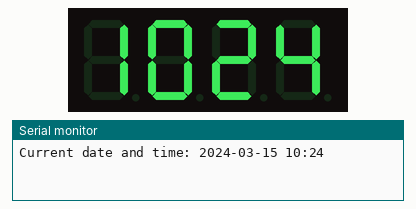
This sketch was run on a simulated Arduino MKR. On the bench: 4-digit seven-segment display, the last lines printed to the serial monitor. WiFi joins after 1.5 s; servers stay silent unless stated; not simulated (calls return 0 or success): arduino_secrets.h.

Above: at 3.1 s.
At 90.2 s:
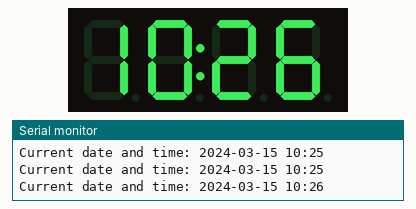

The sketch:

bttf.ino
```cpp
#include "arduino_secrets.h"
#include <TM1637.h>
#include "thingProperties.h"

// Define connections for TM1637
#define CLK 2
#define DIO 3

TM1637 tm(CLK, DIO);

void setup() {
  // Initialize serial and wait for port to open:
  Serial.begin(9600);
  // This delay gives the chance to wait for a Serial Monitor without blocking if none is found
  delay(1500);

  // Defined in thingProperties.h
  initProperties();

  // Connect to Arduino IoT Cloud
  ArduinoCloud.begin(ArduinoIoTPreferredConnection);

  /*
     The following function allows you to obtain more information
     related to the state of network and IoT Cloud connection and errors
     the higher number the more granular information you’ll get.
     The default is 0 (only errors).
     Maximum is 4
 */
  setDebugMessageLevel(2);
  ArduinoCloud.printDebugInfo();

    // Initialize the display
  tm.init();

  // brightness, between 1 and 7
  tm.set(1);
}

DateTime getCurrentDateTime(unsigned long currentTime) {
  DateTime dateTime;

  // Convert to hour and minute
  dateTime.hour = (currentTime % 86400L) / 3600;
  dateTime.minute = (currentTime % 3600) / 60;

  // Convert to day and month
  int daysSinceEpoch = currentTime / 86400L;
  dateTime.year = 1970;
  while (daysSinceEpoch >= 365) {
    if ((dateTime.year % 4 == 0 && dateTime.year % 100 != 0) || (dateTime.year % 400 == 0)) {
      if (daysSinceEpoch >= 366) {
        daysSinceEpoch -= 366;
        dateTime.year++;
      }
    } else {
      daysSinceEpoch -= 365;
      dateTime.year++;
    }
  }
  dateTime.month = 0;
  int daysInMonth[] = {31, 28, 31, 30, 31, 30, 31, 31, 30, 31, 30, 31};
  if ((dateTime.year % 4 == 0 && dateTime.year % 100 != 0) || (dateTime.year % 400 == 0)) {
    daysInMonth[1] = 29;
  }
  while (daysSinceEpoch >= daysInMonth[dateTime.month]) {
    daysSinceEpoch -= daysInMonth[dateTime.month];
    dateTime.month++;
  }
  dateTime.day = daysSinceEpoch + 1;

  return dateTime;
}

void loop() {
  ArduinoCloud.update();

  if (!ArduinoCloud.connected()) {
    Serial.println("Internet is not connected");
    delay(10000);
  } else {
    // Get the current time
    unsigned long currentTime = ArduinoCloud.getLocalTime();

    // Get the current date and time
    DateTime dateTime = getCurrentDateTime(currentTime);

    // Print the current date and time
    Serial.print("Current date and time: ");
    Serial.print(dateTime.year);
    Serial.print("-");
    if (dateTime.month + 1 < 10) {
      Serial.print("0");
    }
    Serial.print(dateTime.month + 1);
    Serial.print("-");
    if (dateTime.day < 10) {
      Serial.print("0");
    }
    Serial.print(dateTime.day);
    Serial.print(" ");
    Serial.print(dateTime.hour);
    Serial.print(":");
    if (dateTime.minute < 10) {
      Serial.print("0");
    }
    Serial.println(dateTime.minute);

    // Display the hour and minute on the TM1637
    tm.display(0, dateTime.hour / 10);
    tm.display(1, dateTime.hour % 10);
    tm.display(2, dateTime.minute / 10);
    tm.display(3, dateTime.minute % 10);
    tm.point(true); // Display the colon

    delay(1000);
  }
}
```

thingProperties.h
```cpp
// Code generated by Arduino IoT Cloud, DO NOT EDIT.

#include <ArduinoIoTCloud.h>
#include <Arduino_ConnectionHandler.h>

const char SSID[]     = SECRET_SSID;    // Network SSID (name)
const char PASS[]     = SECRET_OPTIONAL_PASS;    // Network password (use for WPA, or use as key for WEP)

struct DateTime {
  int year;
  int month;
  int day;
  int hour;
  int minute;
};

void initProperties(){

}

WiFiConnectionHandler ArduinoIoTPreferredConnection(SSID, PASS);
```
